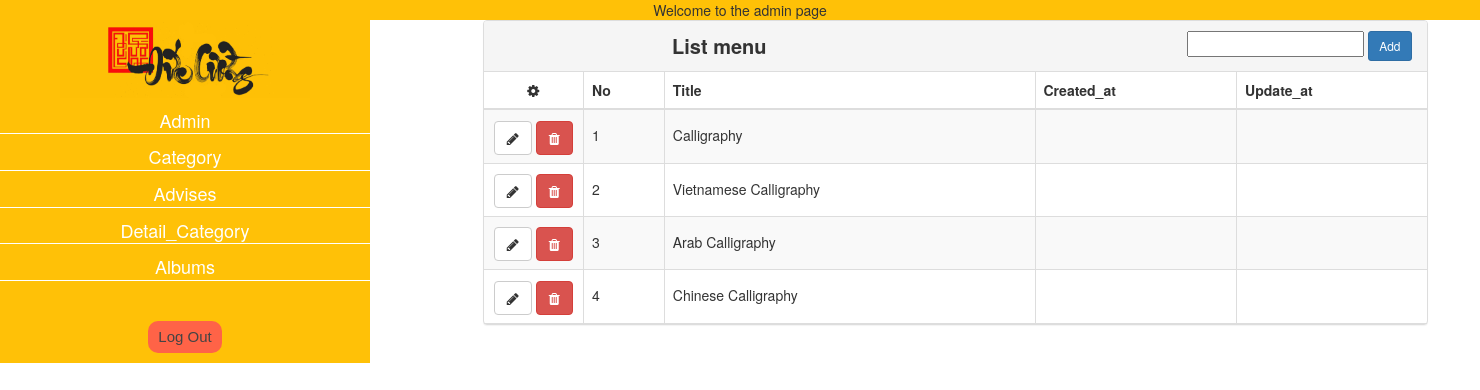
The app's page /admin/adm_category.php (signed in) with its own data.
### tables this page shows
CREATE TABLE `category` (
  `id` int(11) NOT NULL,
  `title` varchar(50) DEFAULT NULL,
  `created_at` datetime DEFAULT NULL,
  `update_at` datetime DEFAULT NULL
);

### validation/dbhelper.php (called while the page is built, shortened)
<?php
function executeResult($sql, $isSingle = false) {
	$conn = mysqli_connect(HOST, USERNAME, PASSWORD, DATABASE);
	mysqli_set_charset($conn, 'utf8');
	$data = null;
	$resultset = mysqli_query($conn, $sql);
	if($resultset != null){
		if($isSingle) {
			$data = mysqli_fetch_assoc($resultset);
		} else {
			$data = [];
			while(($row = mysqli_fetch_assoc($resultset)) != null) {
				$data[] = $row;
			}
		}
	}
	return $data;
}

### admin/adm_category.php (the view, shortened to what this page needs)
<?php
require_once('../validation/dbhelper.php');
$sql = "select * from category";
$cate_List = executeResult($sql);
?>
<!DOCTYPE html>
<html lang="en">
<head>
    <link rel="stylesheet" href="admin.css">
    <link rel="stylesheet" href="https://cdnjs.cloudflare.com/ajax/libs/font-awesome/6.0.0-beta3/css/all.min.css">
    <link rel="stylesheet" href="https://maxcdn.bootstrapcdn.com/bootstrap/3.3.6/css/bootstrap.min.css">
    <link href="https://cdnjs.cloudflare.com/ajax/libs/font-awesome/4.4.0/css/font-awesome.min.css" rel="stylesheet" type="text/css"> <script src="https://maxcdn.bootstrapcdn.com/bootstrap/3.3.6/js/bootstrap.min.js"></script>
</head>
<body>
    <div id="wrapper">
        <div class="header">
            <nav class="container">
               <marquee behavior="" direction="">Welcome to the admin page</marquee>
            </nav>
        </div>
        <div class="main-admin">
                <div class="main-left">
                    <ul>
                        <a href="../index.php" id="logo">
                            <img src="../img/logo.png" alt="">
                        </a>
                        <li><a href="adm_users.php">Admin</a></li>
                        <li><a href="adm_category.php">Category</a></li>
                        <li><a href="adm_advises.php">Advises</a></li>
                        <li><a href="detail_category.php">Detail_Category</a></li>
                        <li><a href="adm_albums.php">Albums</a></li>
                        <?php
                    if(!isset($_SESSION['uid'])){
                            echo "<div class='login'>
                                    <button><a href='../validation/login.php'>Login</a></button>
                                    <button><a href='../validation/register.php'>Register</a></button>
                                  </div>";
                    }
                    else{
                        echo "<div class='login'><button><a href='../validation/logout.php'>Log Out</a></button></div>";
                    }
                    ?>
                    </ul>
                </div>
                <div class="main-right">
                <div class="container">
 <div class="row">
  <div class="col-md-10 col-md-offset-1">
   <div class="panel panel-default panel-table">
    <div class="panel-heading">
     <div class="row">
      <div class="col col-xs-6">
       <h3 class="panel-title">List menu</h3>
      </div>
      <div class="col col-xs-6 text-right">
                    <form method="post">
                        <input  type="text" name="title">
                        <button class="btn btn-sm btn-primary btn-create">Add</button>
                    </form>
      </div>
     </div>
    </div>
    <div class="panel-body">
     <table method="post" class="table table-striped table-bordered table-list">
      <thead>
       <tr>
        <th><em class="fa fa-cog"></em></th>
        <th class="hidden-xs">No</th>
        <th>Title</th>
        <th>Created_at</th>
        <th>Update_at</th>
       </tr>
      </thead>
      <tbody>
      <?php
$index = 0;
foreach($cate_List as $item) {
    echo '<tr>
            <td align="center">
            <a href="adm_edit_category.php?id='.$item['id'].'" class="btn btn-default">
            <em class="fa fa-pencil"></em></a>
            <a href="adm_delete.php?cate_id='.$item['id'].'" class="btn btn-danger"><em class="fa fa-trash"></em></a></td>
            <td class="hidden-xs">'.(++$index).'
            </td>
            <td>'.$item['title'].'</td>
            <td>'.$item['created_at'].'</td>
            <td>'.$item['update_at'].'</td>
        </tr>';
}
?>
     </tbody>
    </table>
                </div>
        </div>
    </div>
</body>
</html>

### admin/admin.css (style rules this page uses)
body { margin: 0px; padding: 0px; background-size:cover; background-position-y:-100px ; font-family: 'Montserrat', sans-serif; }
#wrapper { width: 100%; height: auto !important; }
.header { background-color:#ffc107; }
nav { display:flex; justify-items:center; justify-content: space-between; }
#logo { padding:5px 0px; }
#logo img { max-width: 250px; height: auto; }
.main-admin { width: 100%; display:flex; }
.main-left { width: 25%; background-color: #ffc107; text-align: center; }
.main-left ul { padding-inline-start:0px; }
.main-left ul li { list-style: none; margin-top: 10px; border-bottom: 1px solid #fff; font-size: 18px; }
.main-left ul li a { text-decoration: none; color: #fff; }
.main-right { width: 75%; height: auto; }
.panel-table .panel-body { padding:0; }
.panel-table .panel-body .table-bordered { border-style: none; margin:0; }
.panel-table .panel-body .table-bordered > thead > tr > th:first-of-type { text-align:center; width: 100px; }
.panel-table .panel-body .table-bordered > thead > tr > th:last-of-type, .panel-table .panel-body .table-bordered > tbody > tr > td:last-of-type { border-right: 0px; }
.panel-table .panel-body .table-bordered > thead > tr > th:first-of-type, .panel-table .panel-body .table-bordered > tbody > tr > td:first-of-type { border-left: 0px; }
.panel-table .panel-body .table-bordered > tbody > tr:first-of-type > td { border-bottom: 0px; }
.panel-table .panel-body .table-bordered > thead > tr:first-of-type > th { border-top: 0px; }
.panel-table .panel-heading .col h3 { line-height: 30px; height: 30px; font-weight: 800; font-size: 20px; text-align: center; }
.panel-table .panel-body .table-bordered > tbody > tr > td { line-height: 34px; }
.login a { color: #444444; font-family:arial; font-size:15px; }
.login button { padding:5px 10px; border: none; border-radius: 10px; background-color: tomato; margin-top: 40px; }

### records on screen
category: title "Calligraphy"
category: title "Vietnamese Calligraphy"
category: title "Arab Calligraphy"
category: title "Chinese Calligraphy"
